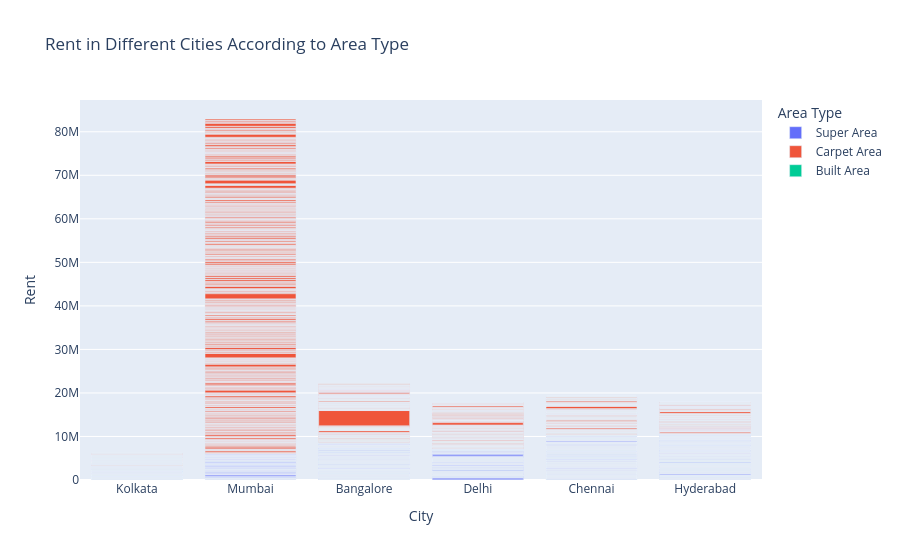

Notebook code for this chart:
### Code cell
figure = px.bar(data, x=data["City"], 
                y = data["Rent"], 
                color = data["Area Type"],
            title="Rent in Different Cities According to Area Type")
figure.show()

### Figure 1 — Plotly figure (JSON) as saved in the notebook; plotly's stock layout.template omitted (floating-point values rounded to 4 significant figures; data arrays with more than 128 entries replaced by an {"elided": "..."} marker saying what was removed)
{"data": [{"hovertemplate": "Area Type=Super Area<br>City=%{x}<br>Rent=%{y}<extra></extra>", "legendgroup": "Super Area", "marker": {"color": "#636efa", "pattern": {"shape": ""}}, "name": "Super Area", "orientation": "v", "showlegend": true, "textposition": "auto", "type": "bar", "x": {"elided": "2446 str values"}, "xaxis": "x", "y": {"elided": "2446 int values"}, "yaxis": "y"}, {"hovertemplate": "Area Type=Carpet Area<br>City=%{x}<br>Rent=%{y}<extra></extra>", "legendgroup": "Carpet Area", "marker": {"color": "#EF553B", "pattern": {"shape": ""}}, "name": "Carpet Area", "orientation": "v", "showlegend": true, "textposition": "auto", "type": "bar", "x": {"elided": "2298 str values"}, "xaxis": "x", "y": {"elided": "2298 int values"}, "yaxis": "y"}, {"hovertemplate": "Area Type=Built Area<br>City=%{x}<br>Rent=%{y}<extra></extra>", "legendgroup": "Built Area", "marker": {"color": "#00cc96", "pattern": {"shape": ""}}, "name": "Built Area", "orientation": "v", "showlegend": true, "textposition": "auto", "type": "bar", "x": ["Chennai", "Hyderabad"], "xaxis": "x", "y": [15000, 6000], "yaxis": "y"}], "layout": {"barmode": "relative", "legend": {"title": {"text": "Area Type"}, "tracegroupgap": 0}, "title": {"text": "Rent in Different Cities According to Area Type"}, "xaxis": {"anchor": "y", "domain": [0, 1], "title": {"text": "City"}}, "yaxis": {"anchor": "x", "domain": [0, 1], "title": {"text": "Rent"}}}}
